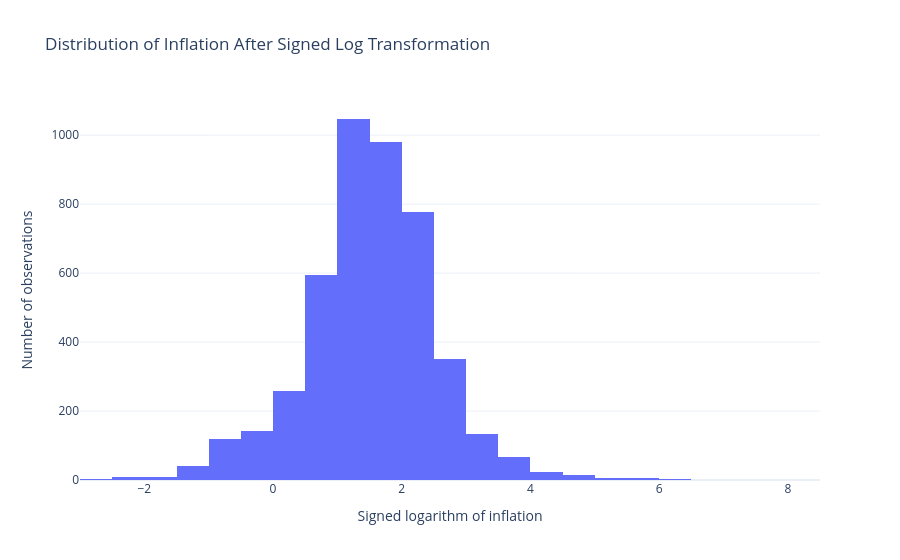

Notebook cell for this chart:
### Markdown cell above
## Question 4 Can a transformation make the inflation distribution easier to examine without deleting extreme observations?

### Code cell
fig = px.histogram(
    df,
    x="inflation_log",
    nbins=50,
    title="Distribution of Inflation After Signed Log Transformation",
    labels={
        "inflation_log": "Signed logarithm of inflation"
    }
)

fig.update_layout(
    yaxis_title="Number of observations",
    showlegend=False
)

fig.show()

### Figure 1 — Plotly figure (JSON) as saved in the notebook; plotly's stock layout.template omitted (floating-point values rounded to 4 significant figures; data arrays with more than 128 entries replaced by an {"elided": "..."} marker saying what was removed)
{"data": [{"bingroup": "x", "hovertemplate": "Signed logarithm of inflation=%{x}<br>count=%{y}<extra></extra>", "legendgroup": "", "marker": {"color": "#636efa", "pattern": {"shape": ""}}, "name": "", "nbinsx": 50, "orientation": "v", "showlegend": false, "type": "histogram", "x": {"elided": "4585 float values"}, "xaxis": "x", "yaxis": "y"}], "layout": {"barmode": "relative", "legend": {"tracegroupgap": 0}, "showlegend": false, "title": {"text": "Distribution of Inflation After Signed Log Transformation"}, "xaxis": {"anchor": "y", "domain": [0, 1], "title": {"text": "Signed logarithm of inflation"}}, "yaxis": {"anchor": "x", "domain": [0, 1], "title": {"text": "Number of observations"}}}}
